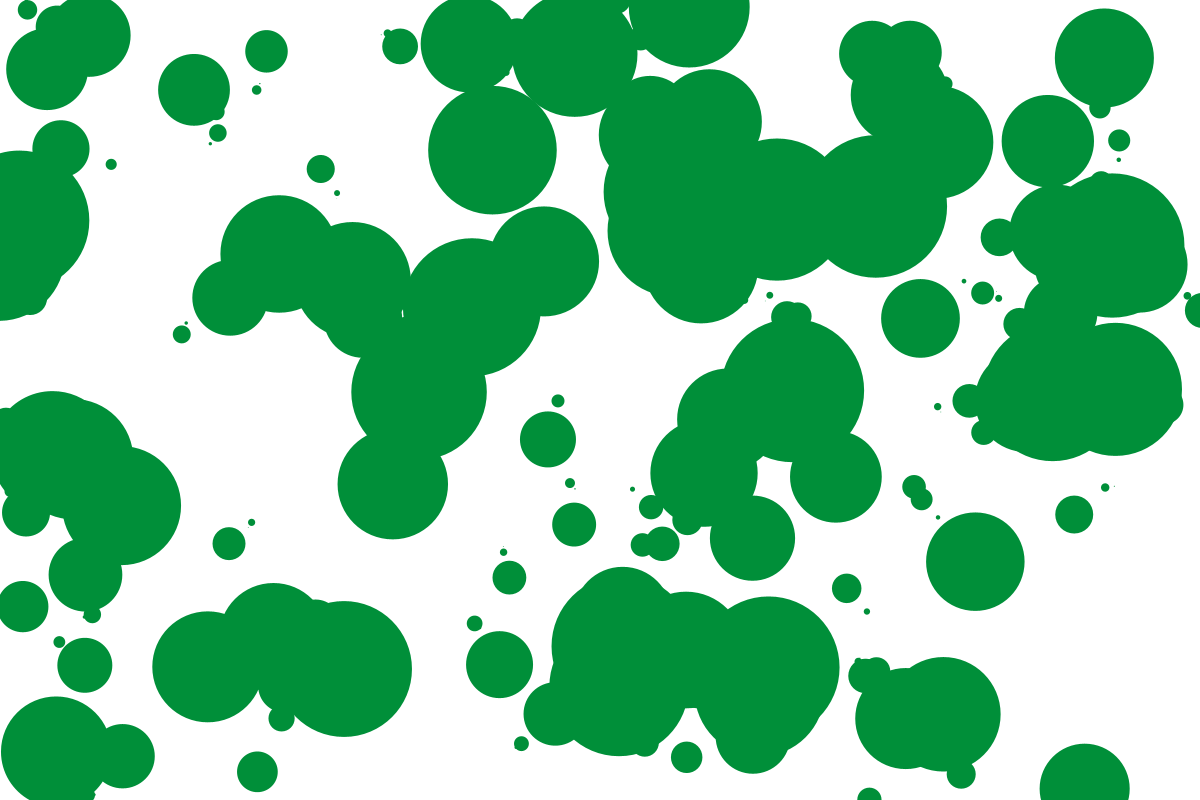
Frame 1 (no input)
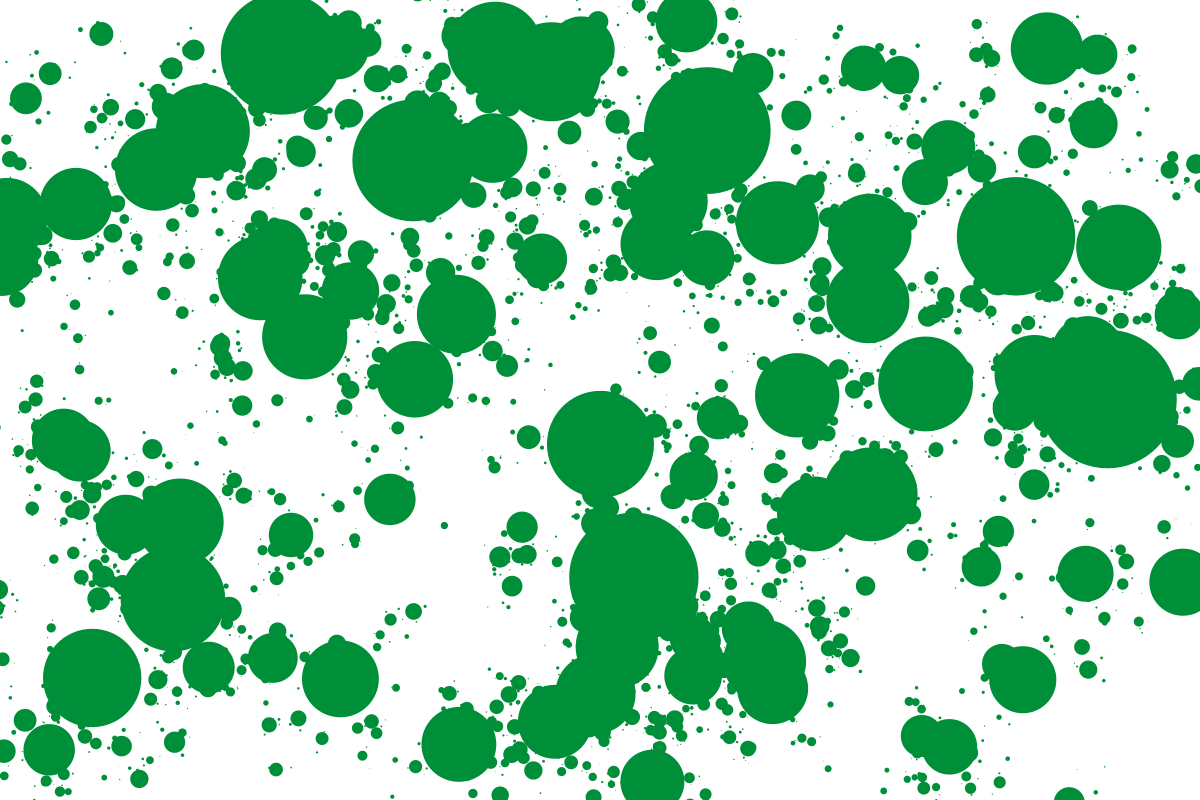
Frame 60 (the mouse pressed at the canvas centre just before this capture)
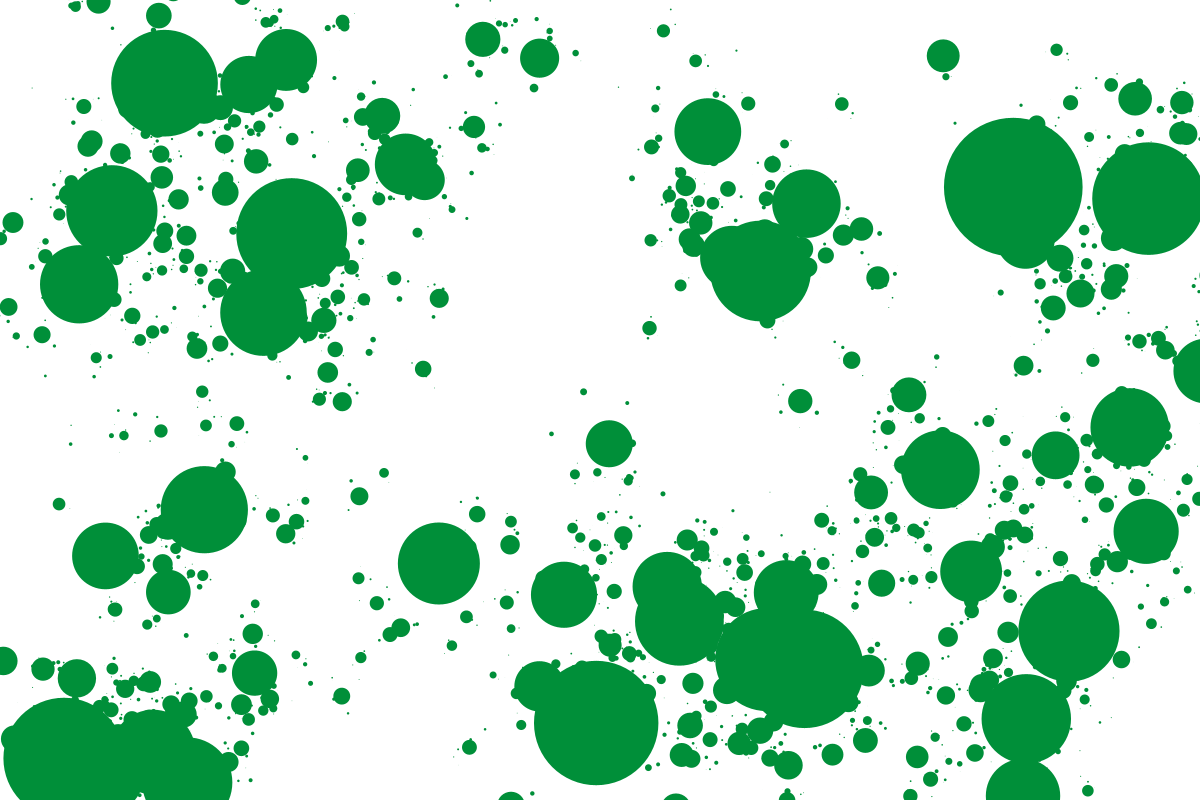
Frame 120 (the mouse held since frame 60 and released just before this capture)

The Processing sketch that drew these frames (run headless with seeded random() and noise(); from frame 60 on, the mouse is pressed at the canvas centre):

// Processing sketch: sketch_moleculas
// ── sketch_moleculas.pde

ArrayList<Molecula> moleculas = new ArrayList<Molecula>();

void setup() {
  size(1200,800);
  background(255);
  color rgb = color(0,143,57);
  
  for(int i=0;i<100;i++) {
    Molecula molecula = new Molecula(random(1200),random(800),random(10,150),rgb);
    moleculas.add(molecula);
  }
}

void draw() {
  frameRate(20);
  background(255);
  ArrayList<Molecula> moleculasMuertas = new ArrayList<Molecula>();
  
  for(Molecula molecula : moleculas) {
    molecula.desintegrarse();
    molecula.dibujarse();
    if(molecula.estaMuerta()) {
      moleculasMuertas.add(molecula);
    }
  }
  
  moleculas.removeAll(moleculasMuertas);
  
  color rgb = color(0,143,57);
  Molecula nuevaMolecula = new Molecula(random(1200),random(800),random(10,150),rgb);
  moleculas.add(nuevaMolecula);
}


class Molecula {
 
  float x;
  float y;
  float diametro;
  color rgb;
  ArrayList<Molecula> particulas; 
  
  Molecula(float x, float y, float diametro, color rgb) {
    this.x = x;
    this.y = y;
    this.diametro = diametro;
    this.particulas = new ArrayList<Molecula>();
    this.rgb = rgb;
  }
  
  void desintegrarse() {
    if(diametro > 0) { //<>//
      diametro -= 1;
      this.moverse();
      Molecula particula = new Molecula(x+random(-diametro,diametro),y+random(-diametro,diametro),diametro/4,rgb);
      particulas.add(particula);
    } 
  }
  
  void moverse() {
    x += random(-2.5, 2.5);
    y += random(-2.5, 2.5);
  }
  
  void dibujarse() {
    if(diametro > 0) {
      noStroke();
      fill(rgb);
      circle(x,y,diametro);  
      for(Molecula p : particulas) {
        p.desintegrarse();
        p.dibujarse();
      }
    }
  }
  
  boolean estaMuerta() {
    return diametro <= 0;  
  }
  
}
